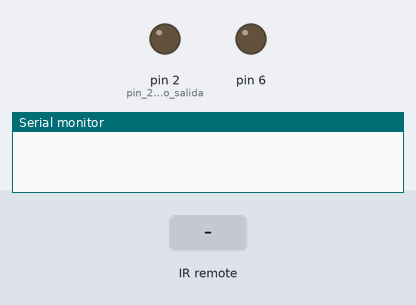
Recording of a sketch running on a simulated Arduino Uno, built with avr-gcc and run on an emulated ATmega328P. Parts: output pins drawn as LEDs (lit = HIGH), the last lines printed to the serial monitor. The inputs (shaded band) are chosen by the test bench.

Above: at 1.2 s.
1.3 s: infrared code 0x890 received
At 2.7 s:
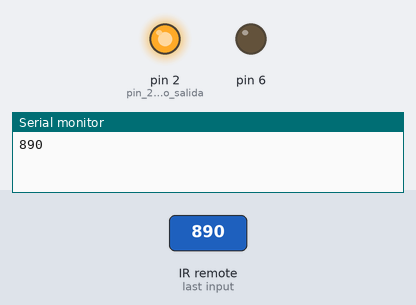
Timing chart, 0 to 4.3 s (numbered marks = the images above; inputs shaded):
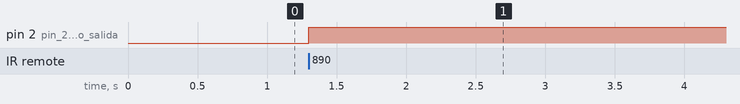

Measured:
- after the input at 1.3 s, pin 2 (pin_2_como_salida): LOW → HIGH at once

The sketch:

ALARMA_PARA_PUERTAS_Y_VENTANAS_0.2.ino
```cpp
#include <IRremote.h>
int receptor = 11;
int intmag=6;
int ledAmar=5;
int ledverde=4;
int ledrojo=3;
int rele=2;
int estado=0;


IRrecv irrecv(receptor);
decode_results codigo; //OBJETO CODIGO DE CLASE decode_result, oriundo de IRremote.h

void setup(){

  Serial.begin(9600);
  irrecv.enableIRIn(); // INICIA LA RECEPCIÓN
   pinMode(6, OUTPUT);
  pinMode(5, INPUT);
 pinMode(4, INPUT);
  pinMode(3, INPUT);
   pinMode(2, OUTPUT);  // pin 2 como salida
}

void loop(){

  if (irrecv.decode(&codigo))
 {
Serial.println(codigo.value, HEX);


      if (codigo.value==0x90)//CÓDIGO DEL NÚMERO  PARA ACTIVAR RELE
      {
  {

 estado = digitalRead(6);
  if (estado==1)
  {
    Serial.println("cerrado");
     digitalWrite(5,LOW);
     digitalWrite(4,HIGH);
     digitalWrite(3,LOW);
     digitalWrite(2, HIGH);  // desactivar del modulo de rele
          }
    else{
      Serial.println("Abierto");
      digitalWrite(5,LOW);
      digitalWrite(4,LOW);
      digitalWrite(3,HIGH);
      digitalWrite(2, LOW); // activar del modulo de rele
        irrecv.resume();

    }
      }
 } else{
    irrecv.resume();
 }

 if (codigo.value==0x890)//CÓDIGO DEL NÚMERO  PARA DESACTIVAR RELE
      {
           digitalWrite(5,HIGH);
           digitalWrite(4,LOW);
           digitalWrite(3,LOW);
           digitalWrite(2, HIGH);  // desactivar del modulo de rele
           irrecv.resume();
 }

delay(500);


   } }
```
